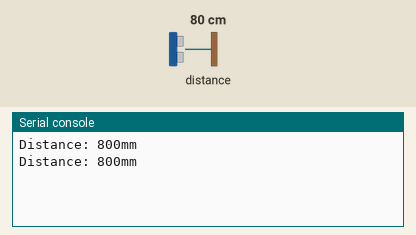
This program was run on a simulated CircuitPython board. On the bench: the last lines printed to the serial console. The test bench sets the inputs (shaded band); at power-on: distance to the obstacle 80 cm.

Above: at 1.2 s.
1.3 s: distance to the obstacle set to 2 cm
At 2.5 s:
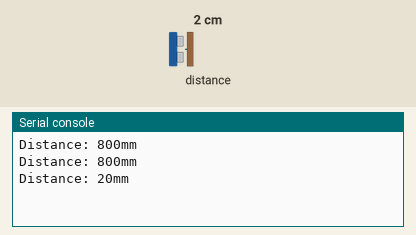
2.8 s: distance to the obstacle set to 4 cm
At 3.8 s:
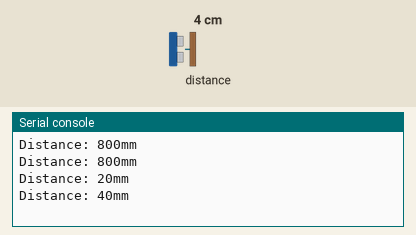
Timing chart, 0 to 5.8 s (numbered marks = the images above; inputs shaded):
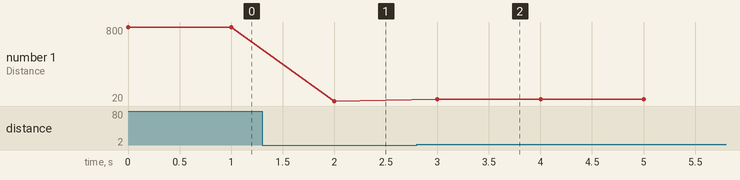

The program:

distance-sensor-test.py
```python
import time
import board
import busio
import adafruit_vl53l0x

# Create I2C bus
i2c = busio.I2C(board.SCL, board.SDA)

# Create VL53L0X object
vl53 = adafruit_vl53l0x.VL53L0X(i2c)

while True:
    print('Distance: {0}mm'.format(vl53.range))
    time.sleep(1)
```

Measured:
- after the input at 1.3 s, the serial console: prints a new line after 0.70 s (image 1)
- after the input at 2.8 s, the serial console: prints a new line after 0.20 s (image 2)
- plotted number 1: 800 → 20 after the input at 1.3 s, 20 → 40 after the input at 2.8 s
